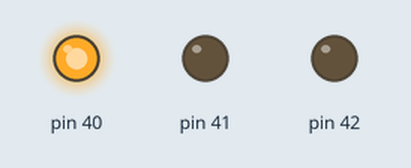
Recording of a sketch running on a simulated Arduino Mega 2560, built with avr-gcc and run on an emulated ATmega2560. On the bench: output pins drawn as LEDs (lit = HIGH).

Above: at 0.5 s.
At 1.5 s:
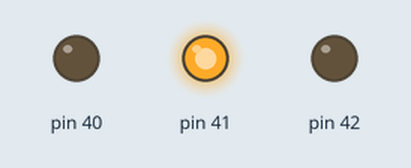
At 5.5 s:
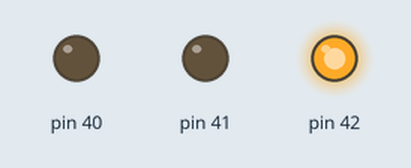
Timing chart, 0 to 6.9 s (numbered marks = the images above):
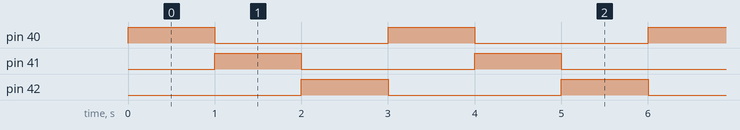

The sketch:

main.ino
```cpp
// C++ code
//
char s = 0;

void setup()
{
  pinMode(40, OUTPUT);
  pinMode(41, OUTPUT);
  pinMode(42, OUTPUT);
  digitalWrite(40,LOW);
  digitalWrite(41,LOW);
  digitalWrite(42,LOW);
}

void loop()
{
  if (s == 0) {
    digitalWrite(40, HIGH);
    digitalWrite(41, LOW);
    digitalWrite(42, LOW);
    s = 1;
  } else if (s == 1) {
    digitalWrite(40, LOW);
    digitalWrite(41, HIGH);
    digitalWrite(42, LOW);
    s = 2;
  } else {
    digitalWrite(40, LOW);
    digitalWrite(41, LOW);
    digitalWrite(42, HIGH);
    s = 0;
  }
  delay(1000);
}
```

Measured:
- by itself, pin 40–42: alternates HIGH for 1.0 s and LOW for 2.0 s
- by itself, everything shown: repeats every 3.0 s, in 3 steps
